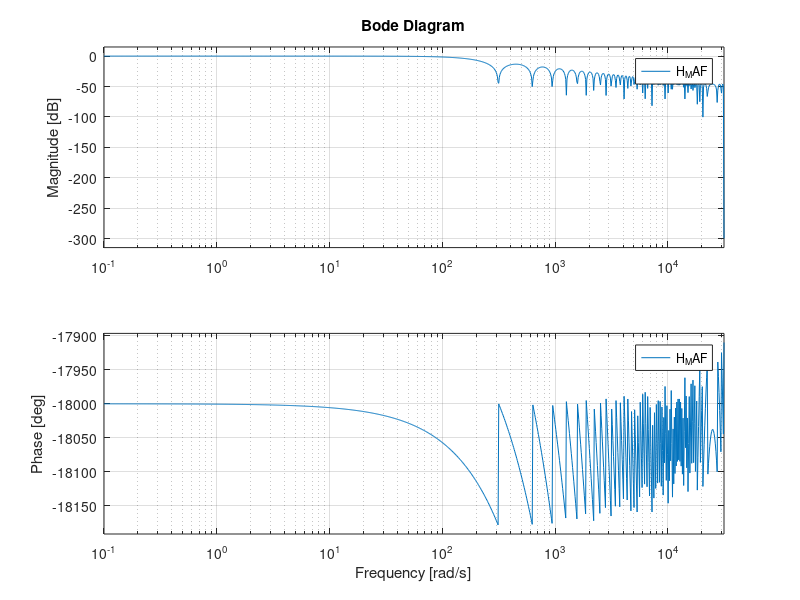
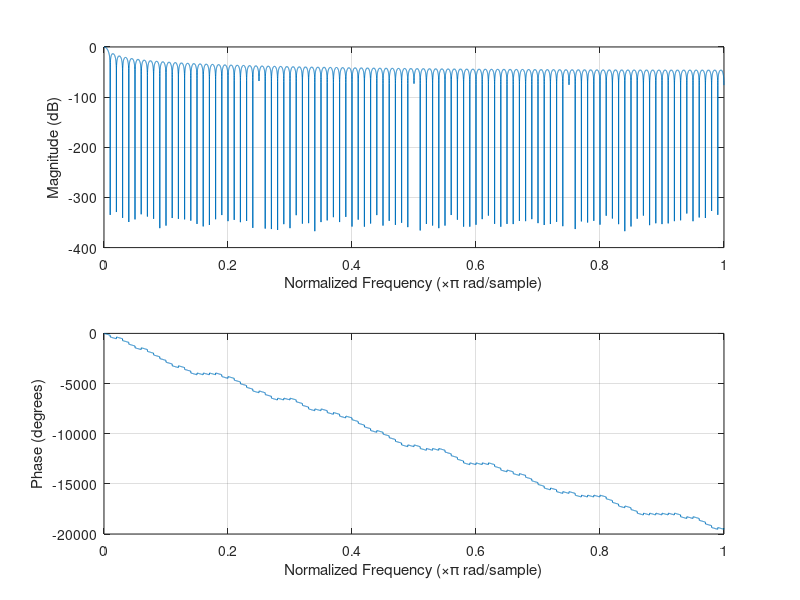
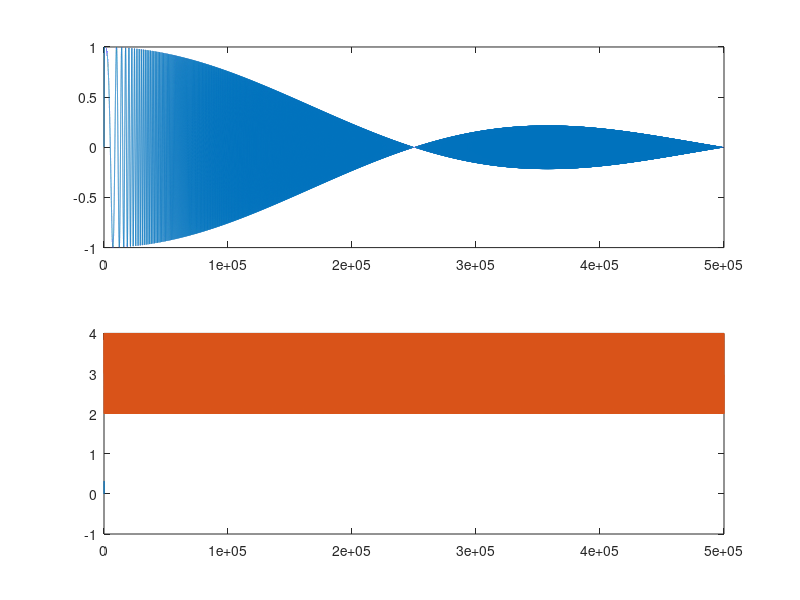

Reproduce these figures in MATLAB, in order.
clc; clear; close all;


fs = 10000;
Ts = 1/fs;
T_MAF = 0.02;
N = T_MAF/Ts;

% transfer function based on: short definition:
z = tf('z', Ts)
H_MAF = 1/N * (1-z^-N)/(1-z^-1)

figure
bode(H_MAF)

% transfer function based on: filter koefficients
a = 1;
b = 1/N*ones(N,1);
figure
freqz(b,a,10000)

% fs = 1000;
T = 50;
t = 1/fs*(0:(fs*T)-1);
x = chirp(t,0,T,100);
x2 = sin(t*2*pi*50);

y = filter(b,a,x);
y2 = filter(b,a,x2);
figure
subplot(2,1,1)
plot(y)
subplot(2,1,2)
plot(y2)
hold on
plot(x2+3)
